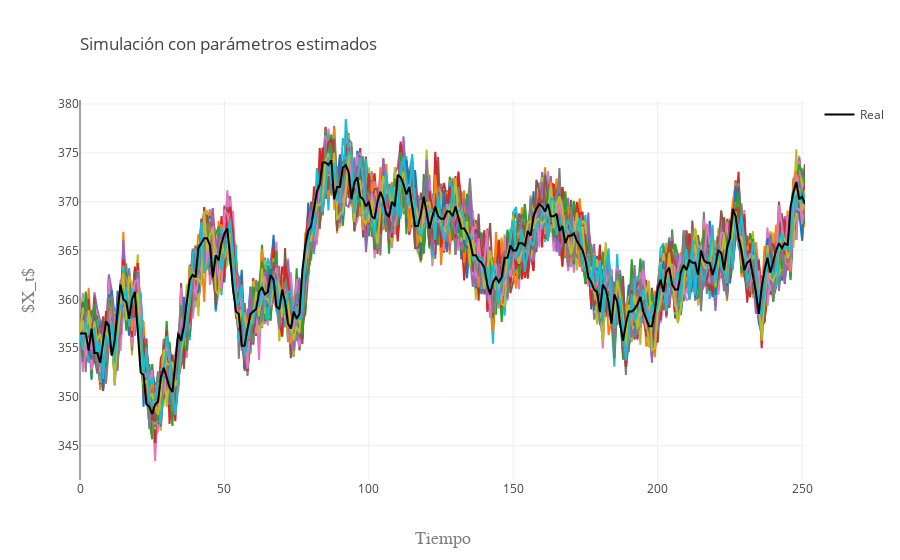

Write notebook code for a chart like this one.
### Code cell
data=[]
for i in range(k):
    trace1 = go.Scatter(
        y = S[i],
        x = np.arange(N),
        showlegend=False
    )
    data.append(trace1)

trace2 = go.Scatter(
    y = X,
    x = np.arange(N),
    mode = 'lines',
    line = dict(color = 'rgb(0,0,0)'),
    name = 'Real'
)
data.append(trace2)
layout = go.Layout(
    title=go.layout.Title(
        text='Simulación con parámetros estimados',
        xref='paper',
        x=0
    ),
    xaxis=go.layout.XAxis(
        title=go.layout.xaxis.Title(
            text='Tiempo',
            font=dict(
                family='Arial',
                size=18,
                color='#7f7f7f'
            )
        )
    ),
    yaxis=go.layout.YAxis(
        title=go.layout.yaxis.Title(
            text='$X_t$',
            font=dict(
                family='Arial',
                size=18,
                color='#7f7f7f'
            )
        )
    )
)
fig = go.Figure(data=data, layout=layout)
py.iplot(fig, filename='Estimacion')

### Figure 1 — Plotly figure (JSON) as saved in the notebook; plotly's stock layout.template omitted (floating-point values rounded to 4 significant figures; data arrays with more than 128 entries replaced by an {"elided": "..."} marker saying what was removed)
{"data": [{"showlegend": false, "type": "scatter", "uid": "ce4cae55-ea51-44c0-b200-0d9ddc9dfe8c", "x": {"elided": "252 int values"}, "y": {"elided": "252 float values"}}, {"showlegend": false, "type": "scatter", "uid": "d05bb4cf-bb2b-4481-a149-244e46e8f9fb", "x": {"elided": "252 int values"}, "y": {"elided": "252 float values"}}, {"showlegend": false, "type": "scatter", "uid": "75c7dcde-3aed-41c2-90b8-c840daa1adcb", "x": {"elided": "252 int values"}, "y": {"elided": "252 float values"}}, {"showlegend": false, "type": "scatter", "uid": "90f91501-011d-4706-85eb-7c113d523faa", "x": {"elided": "252 int values"}, "y": {"elided": "252 float values"}}, {"showlegend": false, "type": "scatter", "uid": "4c9cc26f-d90e-4b93-a63b-bd17f0857fcc", "x": {"elided": "252 int values"}, "y": {"elided": "252 float values"}}, {"showlegend": false, "type": "scatter", "uid": "46cd3604-dc6e-4b01-a8c7-c162134141b0", "x": {"elided": "252 int values"}, "y": {"elided": "252 float values"}}, {"showlegend": false, "type": "scatter", "uid": "11005551-8ddd-4c83-a586-885e7e692682", "x": {"elided": "252 int values"}, "y": {"elided": "252 float values"}}, {"showlegend": false, "type": "scatter", "uid": "918087ac-2928-4c44-961e-a20ad8fddf0a", "x": {"elided": "252 int values"}, "y": {"elided": "252 float values"}}, {"showlegend": false, "type": "scatter", "uid": "07829c82-2dfe-4a3d-aec2-58b5eec3fd80", "x": {"elided": "252 int values"}, "y": {"elided": "252 float values"}}, {"showlegend": false, "type": "scatter", "uid": "802d4825-ef2c-4574-80d2-74a8c4edea9f", "x": {"elided": "252 int values"}, "y": {"elided": "252 float values"}}, {"showlegend": false, "type": "scatter", "uid": "4789ce1e-edaa-493e-a645-27d45dc368c2", "x": {"elided": "252 int values"}, "y": {"elided": "252 float values"}}, {"showlegend": false, "type": "scatter", "uid": "d894c44b-39a2-4743-935b-bad2e40fed70", "x": {"elided": "252 int values"}, "y": {"elided": "252 float values"}}, {"showlegend": false, "type": "scatter", "uid": "b34179a2-98da-4cab-a2a8-e14633c36ea6", "x": {"elided": "252 int values"}, "y": {"elided": "252 float values"}}, {"showlegend": false, "type": "scatter", "uid": "5000251b-a0bd-4452-930c-48609671679e", "x": {"elided": "252 int values"}, "y": {"elided": "252 float values"}}, {"showlegend": false, "type": "scatter", "uid": "b3b1981c-5bf6-4653-b41e-f404e9562116", "x": {"elided": "252 int values"}, "y": {"elided": "252 float values"}}, {"showlegend": false, "type": "scatter", "uid": "356b51e7-ae0f-4ada-a58d-9d0b2322b280", "x": {"elided": "252 int values"}, "y": {"elided": "252 float values"}}, {"showlegend": false, "type": "scatter", "uid": "a2c86745-ba99-413b-acdd-08bc0246ed96", "x": {"elided": "252 int values"}, "y": {"elided": "252 float values"}}, {"showlegend": false, "type": "scatter", "uid": "fa9c568f-6a3e-4609-a7e5-0cf7d1516119", "x": {"elided": "252 int values"}, "y": {"elided": "252 float values"}}, {"showlegend": false, "type": "scatter", "uid": "1d375b63-1da7-4ce0-b88f-d21e5e98a90a", "x": {"elided": "252 int values"}, "y": {"elided": "252 float values"}}, {"showlegend": false, "type": "scatter", "uid": "71432688-252d-42eb-8377-471eb8424cc7", "x": {"elided": "252 int values"}, "y": {"elided": "252 float values"}}, {"showlegend": false, "type": "scatter", "uid": "794aa7ed-00c4-4eff-93b7-edc4b7b41483", "x": {"elided": "252 int values"}, "y": {"elided": "252 float values"}}, {"showlegend": false, "type": "scatter", "uid": "2b935ff1-130d-419d-82e2-85467f4e376c", "x": {"elided": "252 int values"}, "y": {"elided": "252 float values"}}, {"showlegend": false, "type": "scatter", "uid": "0aa07765-3c98-4fc1-bcb0-eb577a714484", "x": {"elided": "252 int values"}, "y": {"elided": "252 float values"}}, {"showlegend": false, "type": "scatter", "uid": "0e70fe96-f9b4-4930-a1d4-4f8f0e623673", "x": {"elided": "252 int values"}, "y": {"elided": "252 float values"}}, {"showlegend": false, "type": "scatter", "uid": "ec805129-ed23-409b-bf35-4a45e1607288", "x": {"elided": "252 int values"}, "y": {"elided": "252 float values"}}, {"showlegend": false, "type": "scatter", "uid": "53d955c7-9d37-44e7-8505-011f2cccd8a6", "x": {"elided": "252 int values"}, "y": {"elided": "252 float values"}}, {"showlegend": false, "type": "scatter", "uid": "c1046584-65a0-44b6-aaae-ee1dbf511398", "x": {"elided": "252 int values"}, "y": {"elided": "252 float values"}}, {"showlegend": false, "type": "scatter", "uid": "54e4fb03-d02e-4429-8cf0-9d8644aee879", "x": {"elided": "252 int values"}, "y": {"elided": "252 float values"}}, {"showlegend": false, "type": "scatter", "uid": "3842991f-c8c1-4a08-ac86-6b4c295ec0f2", "x": {"elided": "252 int values"}, "y": {"elided": "252 float values"}}, {"showlegend": false, "type": "scatter", "uid": "eaaa4133-7ebe-418c-8b23-885082a03595", "x": {"elided": "252 int values"}, "y": {"elided": "252 float values"}}, {"showlegend": false, "type": "scatter", "uid": "00c20412-f9da-49b3-b003-321a6b0580b4", "x": {"elided": "252 int values"}, "y": {"elided": "252 float values"}}, {"showlegend": false, "type": "scatter", "uid": "1da99aae-5864-4f93-86b4-0b2580dd98a6", "x": {"elided": "252 int values"}, "y": {"elided": "252 float values"}}, {"showlegend": false, "type": "scatter", "uid": "c171ad15-e5b9-4157-9532-e4df3de81e76", "x": {"elided": "252 int values"}, "y": {"elided": "252 float values"}}, {"showlegend": false, "type": "scatter", "uid": "60bc8c04-9b78-4922-afa9-234f092a4e61", "x": {"elided": "252 int values"}, "y": {"elided": "252 float values"}}, {"showlegend": false, "type": "scatter", "uid": "c1e3800f-dbb1-418c-9f1a-7da39d4a9d4c", "x": {"elided": "252 int values"}, "y": {"elided": "252 float values"}}, {"showlegend": false, "type": "scatter", "uid": "58ab2cbb-274a-450f-bfbc-e8885da502d8", "x": {"elided": "252 int values"}, "y": {"elided": "252 float values"}}, {"showlegend": false, "type": "scatter", "uid": "863697fc-2d8a-449c-bc83-c9725cf63447", "x": {"elided": "252 int values"}, "y": {"elided": "252 float values"}}, {"showlegend": false, "type": "scatter", "uid": "ab07d10c-d9c4-4ed5-bf6a-3448adc23980", "x": {"elided": "252 int values"}, "y": {"elided": "252 float values"}}, {"showlegend": false, "type": "scatter", "uid": "0b92416d-90b3-498d-85c7-ac90d14474aa", "x": {"elided": "252 int values"}, "y": {"elided": "252 float values"}}, {"showlegend": false, "type": "scatter", "uid": "d63ed1b4-65d4-4bf0-ad23-0cc972beabd5", "x": {"elided": "252 int values"}, "y": {"elided": "252 float values"}}, {"showlegend": false, "type": "scatter", "uid": "c70fdd4e-d891-4076-92b9-f422b91587f6", "x": {"elided": "252 int values"}, "y": {"elided": "252 float values"}}, {"showlegend": false, "type": "scatter", "uid": "a56d6343-b40b-4b9a-98cf-1b321f608dff", "x": {"elided": "252 int values"}, "y": {"elided": "252 float values"}}, {"showlegend": false, "type": "scatter", "uid": "d1c764aa-b8bd-43db-a20f-39b67439db7b", "x": {"elided": "252 int values"}, "y": {"elided": "252 float values"}}, {"showlegend": false, "type": "scatter", "uid": "413b0b1a-a9fe-4088-b8fe-494b14780292", "x": {"elided": "252 int values"}, "y": {"elided": "252 float values"}}, {"showlegend": false, "type": "scatter", "uid": "015d090a-a75a-4e02-a101-0c658ccd30cd", "x": {"elided": "252 int values"}, "y": {"elided": "252 float values"}}, {"showlegend": false, "type": "scatter", "uid": "bd29d8f4-e1ef-4b57-bf8e-a5da68adadfc", "x": {"elided": "252 int values"}, "y": {"elided": "252 float values"}}, {"showlegend": false, "type": "scatter", "uid": "d5d9449f-fe52-43a2-b87f-d9b417fd31a3", "x": {"elided": "252 int values"}, "y": {"elided": "252 float values"}}, {"showlegend": false, "type": "scatter", "uid": "96c19ca1-173c-4c31-9178-18b0030ca441", "x": {"elided": "252 int values"}, "y": {"elided": "252 float values"}}, {"showlegend": false, "type": "scatter", "uid": "53b5c28f-e285-467b-97d5-c13beb828a58", "x": {"elided": "252 int values"}, "y": {"elided": "252 float values"}}, {"showlegend": false, "type": "scatter", "uid": "923e9d61-beb1-41b9-b1a7-374d35f8498d", "x": {"elided": "252 int values"}, "y": {"elided": "252 float values"}}, {"showlegend": false, "type": "scatter", "uid": "c6f5761d-2850-40fe-92dd-aa9dce2df265", "x": {"elided": "252 int values"}, "y": {"elided": "252 float values"}}, {"showlegend": false, "type": "scatter", "uid": "526dd646-80ee-4b72-b363-9b7c3bf327e8", "x": {"elided": "252 int values"}, "y": {"elided": "252 float values"}}, {"showlegend": false, "type": "scatter", "uid": "1288661c-cdcc-4a35-a2d1-117f2752b739", "x": {"elided": "252 int values"}, "y": {"elided": "252 float values"}}, {"showlegend": false, "type": "scatter", "uid": "200d80d1-62fc-4806-a618-1587bb7e4cb4", "x": {"elided": "252 int values"}, "y": {"elided": "252 float values"}}, {"showlegend": false, "type": "scatter", "uid": "a737e72c-f9ec-468a-b335-24771db56856", "x": {"elided": "252 int values"}, "y": {"elided": "252 float values"}}, {"showlegend": false, "type": "scatter", "uid": "012d2d2b-f945-416f-9686-a1d8786091e6", "x": {"elided": "252 int values"}, "y": {"elided": "252 float values"}}, {"showlegend": false, "type": "scatter", "uid": "3b001ef0-2756-4244-aff3-b2a3e0da3fa0", "x": {"elided": "252 int values"}, "y": {"elided": "252 float values"}}, {"showlegend": false, "type": "scatter", "uid": "40e87c15-be36-4a80-9e72-48b0a4aab2ce", "x": {"elided": "252 int values"}, "y": {"elided": "252 float values"}}, {"showlegend": false, "type": "scatter", "uid": "11816fe5-c02d-4ad6-98af-abade220a9ea", "x": {"elided": "252 int values"}, "y": {"elided": "252 float values"}}, {"showlegend": false, "type": "scatter", "uid": "315efaa5-50c2-4007-99ad-0ec95f6a4353", "x": {"elided": "252 int values"}, "y": {"elided": "252 float values"}}, {"showlegend": false, "type": "scatter", "uid": "6f4dbf01-b22f-4912-8d52-511cb47f038f", "x": {"elided": "252 int values"}, "y": {"elided": "252 float values"}}, {"showlegend": false, "type": "scatter", "uid": "a8fddc64-d94e-4247-8df2-c15e09e86cfb", "x": {"elided": "252 int values"}, "y": {"elided": "252 float values"}}, {"showlegend": false, "type": "scatter", "uid": "ff673350-eed1-4f03-9db8-2869025b3237", "x": {"elided": "252 int values"}, "y": {"elided": "252 float values"}}, {"showlegend": false, "type": "scatter", "uid": "0de00768-ec20-4b29-8e24-8e7726c658ae", "x": {"elided": "252 int values"}, "y": {"elided": "252 float values"}}, {"showlegend": false, "type": "scatter", "uid": "59ad9a8a-4710-48c6-8412-4402137a5ef9", "x": {"elided": "252 int values"}, "y": {"elided": "252 float values"}}, {"showlegend": false, "type": "scatter", "uid": "2b57bc08-f0b4-4d26-940e-3fbea8b676b8", "x": {"elided": "252 int values"}, "y": {"elided": "252 float values"}}, {"showlegend": false, "type": "scatter", "uid": "886cec49-d6c8-4348-8759-8dbf7d0c4e8d", "x": {"elided": "252 int values"}, "y": {"elided": "252 float values"}}, {"showlegend": false, "type": "scatter", "uid": "1d813a2c-8dc2-40a0-a0c5-2162251ffb75", "x": {"elided": "252 int values"}, "y": {"elided": "252 float values"}}, {"showlegend": false, "type": "scatter", "uid": "9a12c00a-6cad-4bd9-b6ff-c702ce6a2ad1", "x": {"elided": "252 int values"}, "y": {"elided": "252 float values"}}, {"showlegend": false, "type": "scatter", "uid": "eb00c531-df58-45da-9ddf-054b24012ded", "x": {"elided": "252 int values"}, "y": {"elided": "252 float values"}}, {"showlegend": false, "type": "scatter", "uid": "dcdb3330-2aa1-4811-9503-127a861c2168", "x": {"elided": "252 int values"}, "y": {"elided": "252 float values"}}, {"showlegend": false, "type": "scatter", "uid": "9d98239c-a63d-44b3-b010-ab87e0c02e77", "x": {"elided": "252 int values"}, "y": {"elided": "252 float values"}}, {"showlegend": false, "type": "scatter", "uid": "3aa02544-7ee7-4a87-beec-f2a2e25c163b", "x": {"elided": "252 int values"}, "y": {"elided": "252 float values"}}, {"showlegend": false, "type": "scatter", "uid": "d956ac7d-a0ca-47a0-83e2-4a82c8b16441", "x": {"elided": "252 int values"}, "y": {"elided": "252 float values"}}, {"showlegend": false, "type": "scatter", "uid": "75bd8ce7-3561-4187-91a0-e8895a7b846d", "x": {"elided": "252 int values"}, "y": {"elided": "252 float values"}}, {"showlegend": false, "type": "scatter", "uid": "5975496c-6d11-4d5e-8885-8eaa4f2b4c60", "x": {"elided": "252 int values"}, "y": {"elided": "252 float values"}}, {"showlegend": false, "type": "scatter", "uid": "efa8f836-ac55-4d24-9d63-d5ce1d5fd2ff", "x": {"elided": "252 int values"}, "y": {"elided": "252 float values"}}, {"showlegend": false, "type": "scatter", "uid": "40673e71-0bbe-41fa-a55d-fe181de05b10", "x": {"elided": "252 int values"}, "y": {"elided": "252 float values"}}, {"showlegend": false, "type": "scatter", "uid": "5c4486ca-5c67-4758-8a51-fc7919c33270", "x": {"elided": "252 int values"}, "y": {"elided": "252 float values"}}, {"showlegend": false, "type": "scatter", "uid": "b6e1eb5c-6b16-4357-b8e4-2c40d075894c", "x": {"elided": "252 int values"}, "y": {"elided": "252 float values"}}, {"showlegend": false, "type": "scatter", "uid": "5eebfd40-7120-47ab-ae97-b9d740f5ed96", "x": {"elided": "252 int values"}, "y": {"elided": "252 float values"}}, {"showlegend": false, "type": "scatter", "uid": "8ca18b20-c56a-416f-acd4-b2091818e3be", "x": {"elided": "252 int values"}, "y": {"elided": "252 float values"}}, {"showlegend": false, "type": "scatter", "uid": "6a43d6e5-1dd5-4471-8a4b-d49fdb559a33", "x": {"elided": "252 int values"}, "y": {"elided": "252 float values"}}, {"showlegend": false, "type": "scatter", "uid": "950989bf-a24b-43b0-9ed1-65527879d68c", "x": {"elided": "252 int values"}, "y": {"elided": "252 float values"}}, {"showlegend": false, "type": "scatter", "uid": "87a247c5-4487-4b6e-994e-bc39fdcde9ef", "x": {"elided": "252 int values"}, "y": {"elided": "252 float values"}}, {"showlegend": false, "type": "scatter", "uid": "4759acd8-1f5c-4706-892b-febd8c9201ce", "x": {"elided": "252 int values"}, "y": {"elided": "252 float values"}}, {"showlegend": false, "type": "scatter", "uid": "9bfbd8e3-7b81-4bec-94c8-0376f574c406", "x": {"elided": "252 int values"}, "y": {"elided": "252 float values"}}, {"showlegend": false, "type": "scatter", "uid": "cc18de65-456d-4b05-b5fb-47ede5edfa7b", "x": {"elided": "252 int values"}, "y": {"elided": "252 float values"}}, {"showlegend": false, "type": "scatter", "uid": "e2a81795-147f-4ccb-a1ed-d42938584a95", "x": {"elided": "252 int values"}, "y": {"elided": "252 float values"}}, {"showlegend": false, "type": "scatter", "uid": "aeebb14a-244a-4bd0-a9c1-9011d80bf4d8", "x": {"elided": "252 int values"}, "y": {"elided": "252 float values"}}, {"showlegend": false, "type": "scatter", "uid": "4515137f-4b64-4a97-9247-de59c09585cc", "x": {"elided": "252 int values"}, "y": {"elided": "252 float values"}}, {"showlegend": false, "type": "scatter", "uid": "44001951-a6b0-4fb9-bfb8-b68aa85324aa", "x": {"elided": "252 int values"}, "y": {"elided": "252 float values"}}, {"showlegend": false, "type": "scatter", "uid": "8f688a72-de97-42d4-ae97-429c92c9dd8f", "x": {"elided": "252 int values"}, "y": {"elided": "252 float values"}}, {"showlegend": false, "type": "scatter", "uid": "0db49b3e-8924-43a1-80c9-1b33e50d62f5", "x": {"elided": "252 int values"}, "y": {"elided": "252 float values"}}, {"showlegend": false, "type": "scatter", "uid": "01b4f164-224b-4bda-a7de-986840dedbdb", "x": {"elided": "252 int values"}, "y": {"elided": "252 float values"}}, {"showlegend": false, "type": "scatter", "uid": "76624869-ed83-4718-a351-235ea9298dbd", "x": {"elided": "252 int values"}, "y": {"elided": "252 float values"}}, {"showlegend": false, "type": "scatter", "uid": "66ea5245-6d5e-4bf3-9f68-ecfb6cd854ee", "x": {"elided": "252 int values"}, "y": {"elided": "252 float values"}}, {"showlegend": false, "type": "scatter", "uid": "22c78b03-7375-484e-8da9-ae12a6f9b71d", "x": {"elided": "252 int values"}, "y": {"elided": "252 float values"}}, {"showlegend": false, "type": "scatter", "uid": "e1ca0807-50d5-482b-b741-ba6c4f9a76b8", "x": {"elided": "252 int values"}, "y": {"elided": "252 float values"}}, {"showlegend": false, "type": "scatter", "uid": "401b6c08-a63e-462d-9a37-161cc3d32fc5", "x": {"elided": "252 int values"}, "y": {"elided": "252 float values"}}, {"line": {"color": "rgb(0, 0, 0)"}, "mode": "lines", "name": "Real", "type": "scatter", "uid": "70ee4a49-adfc-46e0-b541-52cc2da31d56", "x": {"elided": "252 int values"}, "y": {"elided": "252 float values"}}], "layout": {"autosize": true, "title": {"text": "Simulación con parámetros estimados", "x": 0, "xref": "paper"}, "xaxis": {"autorange": true, "range": [0, 251], "title": {"font": {"color": "#7f7f7f", "family": "Arial", "size": 18}, "text": "Tiempo"}, "type": "linear"}, "yaxis": {"autorange": true, "range": [341.5, 380.4], "title": {"font": {"color": "#7f7f7f", "family": "Arial", "size": 18}, "text": "$X_t$"}, "type": "linear"}}}
